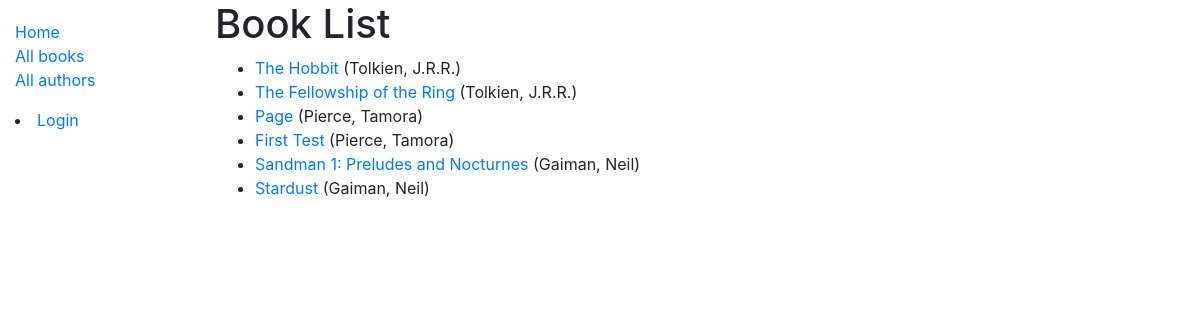
Page /catalog/books on the committed database.
### catalog/models.py (models this page shows, shortened)
class Book(models.Model):
    title = models.CharField(max_length=200)
    author = models.ForeignKey('Author', on_delete=models.SET_NULL, null=True)
    summary = models.TextField(max_length=1000, help_text='Enter a brief description of the book')
    isbn = models.CharField('ISBN', max_length=13, help_text='13 Character <a href="https://www.isbn-international.org/content/what-isbn">ISBN number</a>')
    genre = models.ManyToManyField(Genre, help_text='Select a genre for this book')
    def get_absolute_url(self):
        return reverse('book-detail', args=[str(self.id)])
    def display_genre(self):
        """Create a string for the Genre model. Required to display a genre in the admin site"""
        return ', '.join(genre.name for genre in self.genre.all()[:3])
    display_genre.short_description = 'Genre'

class Author(models.Model):
    first_name = models.CharField(max_length=100)
    last_name = models.CharField(max_length=100)
    date_of_birth = models.DateField(null=True, blank=True)
    date_of_death = models.DateField('Died', null=True, blank=True)
    class Meta:
        ordering = ['last_name', 'first_name']
    def __str__(self):
        return f'{self.last_name}, {self.first_name}'

### catalog/views.py (the view)
# urls.py: path('books', views.BookListView.as_view(), name='books'),
class BookListView(generic.ListView):
    model = Book
    paginate_by = 10

### catalog/templates/catalog/book_list.html
{% extends "base_generic.html" %}
{% block content %}
    <h1>Book List</h1>
    {% if book_list %}
        <ul>
        {% for book in book_list %}
          <li>
            <a href="{{ book.get_absolute_url }}">{{ book.title }}</a> ({{ book.author }})
          </li>
        {% endfor %}
      </ul>
    {% else %}
        <p>There are no books in the library.</p>
    {% endif %}
{% endblock %}

### rows in the picture
Book: title "The Hobbit", author "Tolkien, J.R.R."
Book: title "The Fellowship of the Ring", author "Tolkien, J.R.R."
Book: title "Page", author "Pierce, Tamora"
Book: title "First Test", author "Pierce, Tamora"
Book: title "Sandman 1: Preludes and Nocturnes", author "Gaiman, Neil"
Book: title "Stardust", author "Gaiman, Neil"
